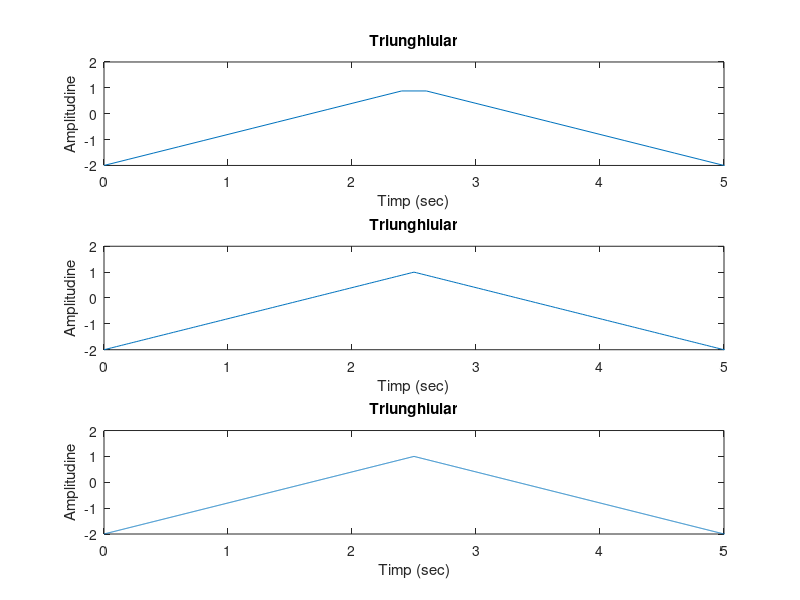

Here is the MATLAB script that generated this plot:
function tema_de_casa_exercitiu2()

%fs = 2000;
t1 = 0:0.2:100;
x1 = sawtooth(0.4*pi*t1, 0.5); %semnal triunghiular

x1 = x1*1.5;
x1 = x1 - 0.5;

subplot(3,1,1)
plot(t1,x1);
axis([0 5 -2 2]);
xlabel('Timp (sec)')
ylabel('Amplitudine')
title('Triunghiular')

t2 = 0:0.02:100;
x2 = sawtooth(0.4*pi*t2, 0.5); %semnal triunghiular

x2 = x2*1.5;
x2 = x2 - 0.5;

subplot(3,1,2)
plot(t2,x2);
axis([0 5 -2 2]);
xlabel('Timp (sec)')
ylabel('Amplitudine')
title('Triunghiular')

t3 = 0:0.002:100;
x3 = sawtooth(0.4*pi*t3, 0.5); %semnal triunghiular

x3 = x3*1.5;
x3 = x3 - 0.5;

subplot(3,1,3)
plot(t3,x3);
axis([0 5 -2 2]);
xlabel('Timp (sec)')
ylabel('Amplitudine')
title('Triunghiular')


end 